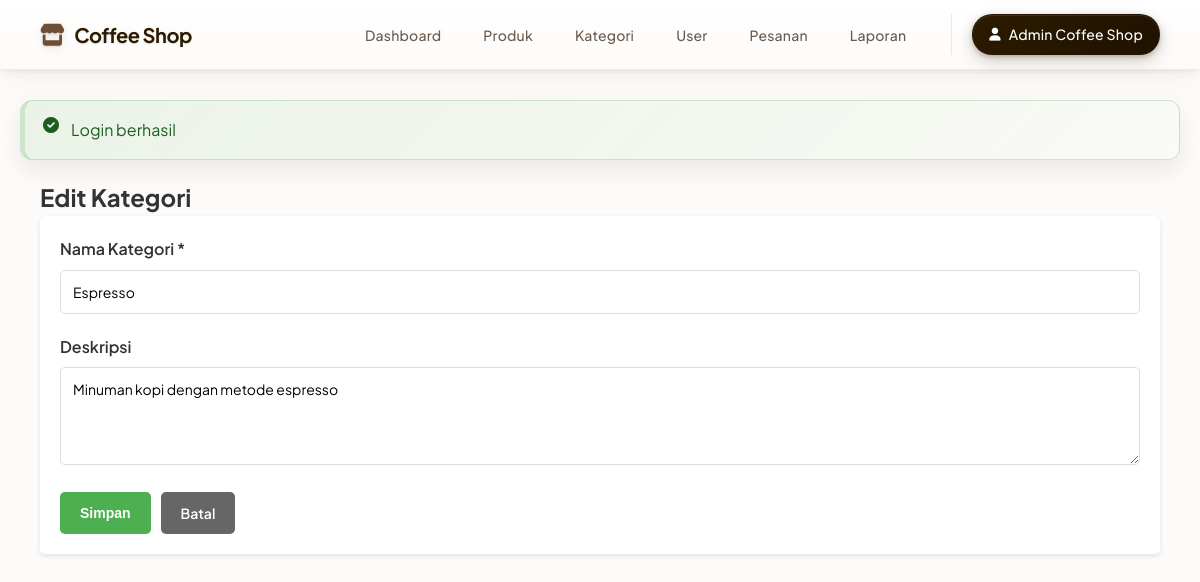
Screenshot of /index.php?page=admin/categories/edit&id=1 (signed in) with the database file from the repository.
### tables this page shows
CREATE TABLE categories (
    id INT PRIMARY KEY AUTO_INCREMENT,
    nama_kategori VARCHAR(100) NOT NULL UNIQUE,
    deskripsi TEXT,
    gambar VARCHAR(255),
    created_at DATETIME DEFAULT CURRENT_TIMESTAMP,
    updated_at DATETIME DEFAULT CURRENT_TIMESTAMP ON UPDATE CURRENT_TIMESTAMP
);

### index.php (called while the page is built, shortened)
<?php
include __DIR__ . '/config/database.php';
include __DIR__ . '/models/Category.php';
$page = isset($_GET['page']) ? $_GET['page'] : 'home';
$page = preg_replace('/[^a-zA-Z0-9\/_-]/', '', $page);
switch ($page) {
    case 'admin/categories/edit':
        include __DIR__ . '/view/admin/categories/edit.php';
        break;
}

### models/Category.php (called while the page is built, shortened)
<?php
if (!class_exists('Category')) {
    class Category {
        private $conn;
        private $table = 'categories';
        public function __construct($database) {
            $this->conn = $database;
        }
    public function getCategoryById($id) {
        $query = "SELECT * FROM " . $this->table . " WHERE id = ?";
        $stmt = $this->conn->prepare($query);
        $stmt->bind_param("i", $id);
        $stmt->execute();
        $result = $stmt->get_result();
        if ($result->num_rows > 0) {
            return $result->fetch_assoc();
        }
        return false;
    }
    }
}

### view/admin/categories/edit.php (the view, shortened to what this page needs)
<?php
include __DIR__ . '/../../layout_header.php';
$category_model = new Category($conn);
$id = isset($_GET['id']) ? (int)$_GET['id'] : 0;
$category = $category_model->getCategoryById($id);
?>
<div class="container">
    <h2>Edit Kategori</h2>
    <div class="card">
        <div class="card-body">
            <form method="POST">
                <div class="form-group">
                    <label for="nama_kategori">Nama Kategori *</label>
                    <input type="text" id="nama_kategori" name="nama_kategori" value="<?php echo htmlspecialchars($category['nama_kategori']); ?>" required>
                </div>
                <div class="form-group">
                    <label for="deskripsi">Deskripsi</label>
                    <textarea id="deskripsi" name="deskripsi" rows="4"><?php echo htmlspecialchars($category['deskripsi']); ?></textarea>
                </div>
                <div style="display: flex; gap: 10px;">
                    <button type="submit" class="btn btn-success">Simpan</button>
                    <a href="<?php echo BASE_URL . 'index.php?page=admin/categories'; ?>" class="btn btn-secondary">Batal</a>
                </div>
            </form>
        </div>
    </div>
</div>
<?php include __DIR__ . '/../../layout_footer.php'; ?>

### assets/css/style.css (style rules this page uses)
* { margin: 0; padding: 0; box-sizing: border-box; }
:root { --primary-color: #667eea; --secondary-color: #764ba2; --danger-color: #f44336; --success-color: #4caf50; --warning-color: #ff9800; --info-color: #2196f3; --dark-color: #333; --light-color: #f5f5f5; --gray-color: #999; --border-color: #ddd; }
html, body { height: 100%; }
body { font-family: -apple-system, BlinkMacSystemFont, 'Segoe UI', Roboto, 'Helvetica Neue', Arial, sans-serif; background-color: var(--light-color); color: var(--dark-color); line-height: 1.6; }
.container { max-width: 1200px; margin: 0 auto; padding: 0 20px; }
.form-group { margin-bottom: 20px; }
.form-group label { display: block; margin-bottom: 8px; color: var(--dark-color); font-weight: 600; }
.form-group input, .form-group textarea, .form-group select { width: 100%; padding: 12px; border: 1px solid var(--border-color); border-radius: 5px; font-size: 14px; font-family: inherit; transition: border-color 0.3s; }
.btn { display: inline-block; padding: 10px 20px; background: var(--primary-color); color: white; border: none; border-radius: 5px; font-size: 14px; font-weight: 600; cursor: pointer; text-decoration: none; transition: background 0.3s; text-align: center; }
.btn-success { background: var(--success-color); }
.btn-secondary { background: #666; }
.card { background: white; border-radius: 5px; box-shadow: 0 2px 5px rgba(0, 0, 0, 0.1); overflow: hidden; margin-bottom: 20px; }
.card-body { padding: 20px; }

### view/layout_header.php (style rules this page uses)
:root { --nav-height: 70px; --coffee-primary: #2D1B00; --coffee-accent: #6F4E37; --gold-accent: #D4A574; }
* { -webkit-font-smoothing: antialiased; -moz-osx-font-smoothing: grayscale; }
body { font-family: 'Plus Jakarta Sans', sans-serif; background-color: #FDFBF9; }

### rows the page displays
categories: nama_kategori "Espresso", deskripsi "Minuman kopi dengan metode espresso"

### other values shown
getCurrentUser()['nama'] "Admin Coffee Shop"
$alert['message'] "Login berhasil"
